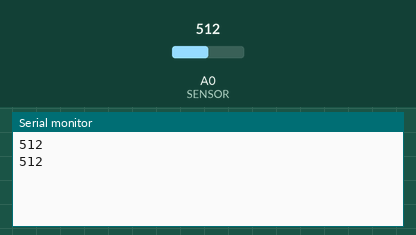
Simulated run of this sketch. Board: Arduino Uno, built with avr-gcc and run on an emulated ATmega328P. Shown: the last lines printed to the serial monitor. The test bench sets the inputs (shaded band); at power-on: A0 (SENSOR) = 512.

Above: at 1.8 s.
1.9 s: A0 (SENSOR) set to 716
At 2.5 s:
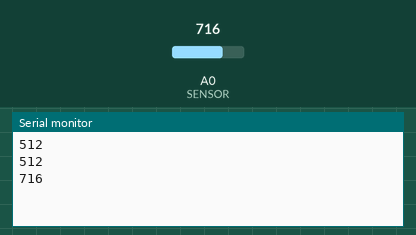
3.4 s: A0 (SENSOR) set to 900
At 4.8 s:
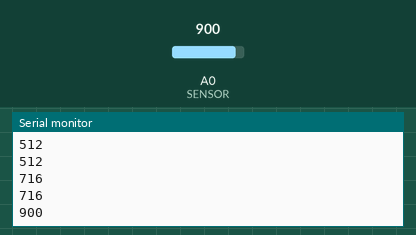
Timing chart, 0 to 6.4 s (numbered marks = the images above; inputs shaded):
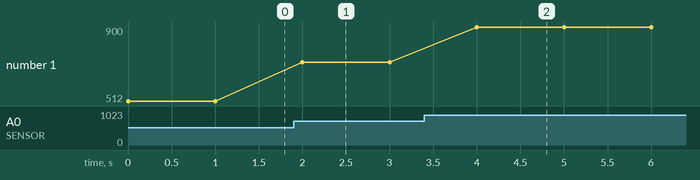

The sketch:

CDS_CELL.ino
```cpp
#define SENSOR 0

void setup() {
  pinMode(SENSOR, INPUT);
  Serial.begin(9600);
}

void loop() {
  int i; // 0 - 1023
  i = analogRead(SENSOR); // 0 - 1023
  Serial.print(i, DEC);
  Serial.print("\n");
  delay(1000);
}
```

Measured:
- after the input at 1.9 s, the serial monitor: prints a new line after 0.10 s (image 1)
- after the input at 3.4 s, the serial monitor: prints a new line after 0.60 s (image 2)
- plotted number 1: 512 → 716 after the input at 1.9 s, 716 → 900 after the input at 3.4 s
